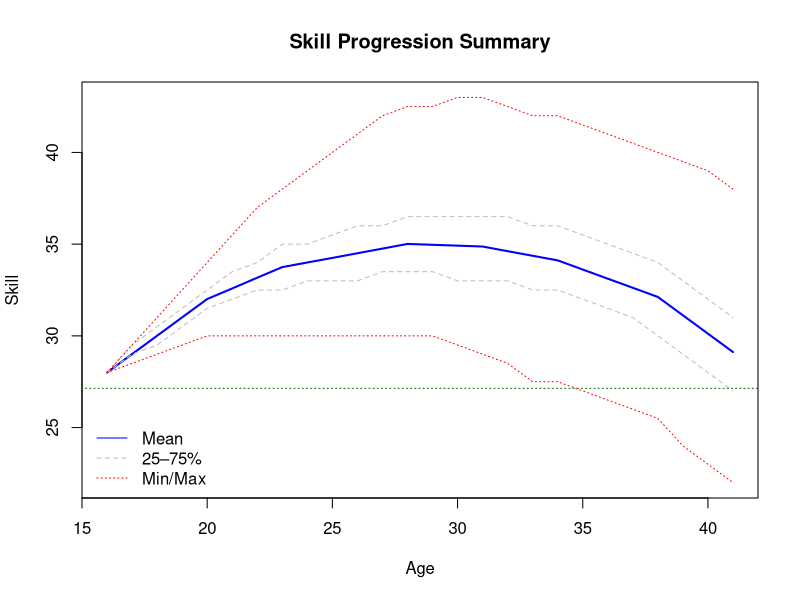

Here is the R script that generated this plot:


0.25*1+0.5*2+0.25*3 #16-19
0.5*1+0.25*2+0.05*3 #20-22
0.3*1+0.1*2 #23-27
0.4*1 #28-30

-0.5*1 #28-30
-0.3*1-0.1*2 #31-33
-0.5*1-0.25*2 #34-37
-0.25*1-0.5*2-0.25*3 #38+

sample(c(0,1,2,3),prob = c(0,0.25,0.5,0.25),size=1)

TALENT100 <- matrix(c(rep(c(0,0.05,0.45,0.5),4),rep(c(0,0.4,0.5,0.1),3),rep(c(0.3,0.5,0.2,0),5),rep(c(0.2,0.8,0,0),3)),ncol=4,byrow = TRUE)
TALENT0 <- matrix(c(rep(c(0,0.45,0.55,0),4),rep(c(0.4,0.6,0,0),3),rep(c(0.9,0.1,0,0),5),rep(c(1,0,0,0),3)),ncol=4,byrow = TRUE)
TALENTDIFF <- TALENT100 - TALENT0

DOWN <- matrix(c(rep(c(0.5,0.5,0,0),3),rep(c(0.6,0.3,0.1,0),3),rep(c(0.25,0.5,0.25,0),4),rep(c(0,0.25,0.5,0.25),4)),ncol=4,byrow = TRUE)


single_progression <- function(s) {
  if (s == 50) {}
  else if (s == 49) {s = s + sample(c(0,1),prob=c(0.67,0.33),size=1)}
  else if (s == 48) {s = s + sample(c(0,1),prob=c(0.34,0.66),size=1)}
  else if (s == 47) {s = s + sample(c(0,1),prob=c(0.01,0.99),size=1)}
  else {s = s + 1}
  return(s)
}

progression <- function(talent, fs, ts, start_age, end_age = 30) {
  skills <- c(fs+ts)
  for (t in start_age:end_age) {
    if (t<31) {
      UP <- TALENT0 + TALENTDIFF * talent * 0.01
      probs <- UP[t - 15, ]
      delta <- sample(c(0, 1, 2, 3), prob = probs, size = 1)
      if (delta > 0) {
        for (i in seq_len(delta)) {
          if (fs == 50) {ts = single_progression(ts)}
          else if (ts == 50) {fs = single_progression(fs)}
          else if (sample(c(0,1),size=1)==1) {fs = single_progression(fs)}
          else {ts = single_progression(ts)}
          }
      }}
    
    if (t>27) {
      probs <- DOWN[t - 27, ]
      lambda <- sample(c(0, 1, 2, 3), prob = probs, size = 1)
      if (lambda > 0) {
        for (i in seq_len(lambda)) {
          if (sample(c(0,1),size=1)==1) {ts = ts - 1} else {fs = fs - 1}
    }}}
    
    skills <- c(skills, fs+ts)
  }
  return(skills)
}

one_plot <- function(fs,ts,start_age,end_age) {
  replicates <- replicate(10000, progression(sample(1:100,size=1), fs, ts, start_age, end_age)/2)
  means <- rowMeans(replicates)
  q25 <- apply(replicates, 1, quantile, probs = 0.25)
  q75 <- apply(replicates, 1, quantile, probs = 0.75)
  mins <- apply(replicates, 1, min)
  maxs <- apply(replicates, 1, max)
  
  plot(start_age:(end_age+1), means, type = "l", lwd = 2, col = "blue", ylim = range(mins, maxs),
       ylab = "Skill", xlab = "Age", main = "Skill Progression Summary")
  lines(start_age:(end_age+1), q25, col = "gray", lty = 2)
  lines(start_age:(end_age+1), q75, col = "gray", lty = 2)
  lines(start_age:(end_age+1), mins, col = "red", lty = 3)
  lines(start_age:(end_age+1), maxs, col = "red", lty = 3)
  lines(c(0,100),c(27.14,27.14), col = "darkgreen", lty = 3)
  #lines(c(0,100),c(45.5,45.5), col = "orange", lty = 3)
  legend("bottomleft", legend = c("Mean", "25–75%", "Min/Max"),
         col = c("blue", "gray", "red"), lty = c(1, 2, 3), bty = "n")
}

one_plot(28,28,16,40)
